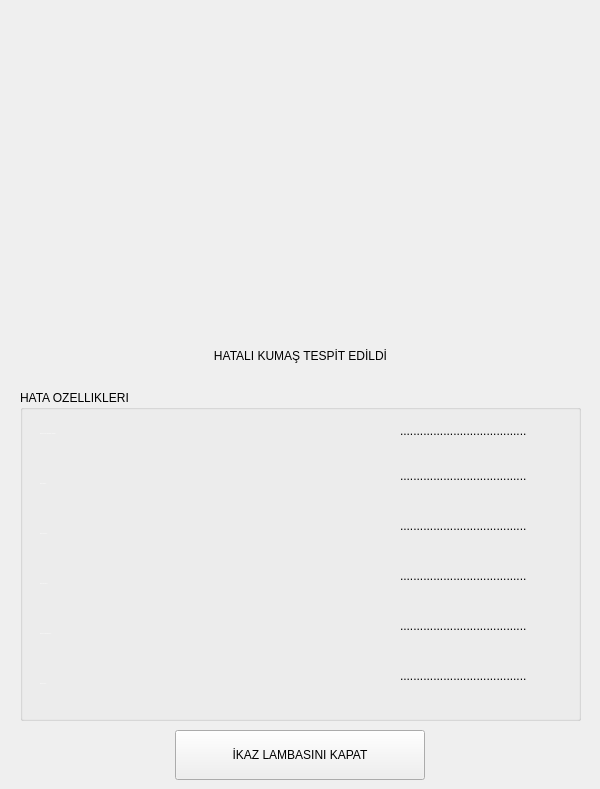
  <widget class="QWidget" name="centralwidget">
   <widget class="QLabel" name="Goster_Label">
    <property name="geometry">
     <rect>
      <x>150</x>
      <y>20</y>
      <width>300</width>
      <height>300</height>
     </rect>
    </property>
    <property name="styleSheet">
     <string notr="true"/>
    </property>
    <property name="text">
     <string/>
    </property>
   </widget>
   <widget class="QLabel" name="Isim_Label">
    <property name="geometry">
     <rect>
      <x>10</x>
      <y>330</y>
      <width>581</width>
      <height>51</height>
     </rect>
    </property>
    <property name="text">
     <string>HATALI KUMAŞ TESPİT EDİLDİ</string>
    </property>
    <property name="textFormat">
     <enum>Qt::PlainText</enum>
    </property>
    <property name="alignment">
     <set>Qt::AlignCenter</set>
    </property>
   </widget>
   <widget class="QGroupBox" name="groupBox">
    <property name="geometry">
     <rect>
      <x>20</x>
      <y>390</y>
      <width>561</width>
      <height>331</height>
     </rect>
    </property>
    <property name="title">
     <string>HATA OZELLIKLERI</string>
    </property>
    <widget class="QLabel" name="Sinif_Label">
     <property name="geometry">
      <rect>
       <x>380</x>
       <y>265</y>
       <width>161</width>
       <height>41</height>
      </rect>
     </property>
     <property name="text">
      <string>......................................</string>
     </property>
    </widget>
    <widget class="QLabel" name="label_9">
     <property name="geometry">
      <rect>
       <x>20</x>
       <y>175</y>
       <width>331</width>
       <height>37</height>
      </rect>
     </property>
     <property name="font">
      <font>
       <pointsize>-1</pointsize>
      </font>
     </property>
     <property name="styleSheet">
      <string notr="true">color:white;</string>
     </property>
     <property name="text">
      <string>Hata Alanı(mm2) :</string>
     </property>
    </widget>
    <widget class="QLabel" name="Alan_Label">
     <property name="geometry">
      <rect>
       <x>380</x>
       <y>165</y>
       <width>161</width>
       <height>41</height>
      </rect>
     </property>
     <property name="text">
      <string>......................................</string>
     </property>
    </widget>
    <widget class="QLabel" name="label_7">
     <property name="geometry">
      <rect>
       <x>20</x>
       <y>75</y>
       <width>331</width>
       <height>37</height>
      </rect>
     </property>
     <property name="font">
      <font>
       <pointsize>-1</pointsize>
      </font>
     </property>
     <property name="styleSheet">
      <string notr="true">color:white;</string>
     </property>
     <property name="text">
      <string>Hata Eni(mm) :</string>
     </property>
    </widget>
    <widget class="QLabel" name="Eni_Label">
     <property name="geometry">
      <rect>
       <x>380</x>
       <y>65</y>
       <width>161</width>
       <height>41</height>
      </rect>
     </property>
     <property name="text">
      <string>......................................</string>
     </property>
    </widget>
    <widget class="QLabel" name="label_10">
     <property name="geometry">
      <rect>
       <x>20</x>
       <y>225</y>
       <width>331</width>
       <height>37</height>
      </rect>
     </property>
     <property name="font">
      <font>
       <pointsize>-1</pointsize>
      </font>
     </property>
     <property name="styleSheet">
      <string notr="true">color:white;</string>
     </property>
     <property name="text">
      <string>Hatanın Geldiği Metre(m) :</string>
     </property>
    </widget>
    <widget class="QLabel" name="label_11">
     <property name="geometry">
      <rect>
       <x>20</x>
       <y>275</y>
       <width>331</width>
       <height>37</height>
      </rect>
     </property>
     <property name="font">
      <font>
       <pointsize>-1</pointsize>
      </font>
     </property>
     <property name="styleSheet">
      <string notr="true">color:white;</string>
     </property>
     <property name="text">
      <string>Hatanın Sınıfı :</string>
     </property>
    </widget>
    <widget class="QLabel" name="boyu_Label">
     <property name="geometry">
      <rect>
       <x>380</x>
       <y>115</y>
       <width>161</width>
       <height>41</height>
      </rect>
     </property>
     <property name="text">
      <string>......................................</string>
     </property>
    </widget>
    <widget class="QLabel" name="Metre_Label">
     <property name="geometry">
      <rect>
       <x>380</x>
       <y>215</y>
       <width>161</width>
       <height>41</height>
      </rect>
     </property>
     <property name="text">
      <string>......................................</string>
     </property>
    </widget>
    <widget class="QLabel" name="label_8">
     <property name="geometry">
      <rect>
       <x>20</x>
       <y>125</y>
       <width>331</width>
       <height>37</height>
      </rect>
     </property>
     <property name="font">
      <font>
       <pointsize>-1</pointsize>
      </font>
     </property>
     <property name="styleSheet">
      <string notr="true">color:white;</string>
     </property>
     <property name="text">
      <string>Hata Boyu(mm) :</string>
     </property>
    </widget>
    <widget class="QLabel" name="Duvar_Label">
     <property name="geometry">
      <rect>
       <x>380</x>
       <y>20</y>
       <width>161</width>
       <height>41</height>
      </rect>
     </property>
     <property name="text">
      <string>......................................</string>
     </property>
    </widget>
    <widget class="QLabel" name="label_6">
     <property name="geometry">
      <rect>
       <x>20</x>
       <y>25</y>
       <width>341</width>
       <height>37</height>
      </rect>
     </property>
     <property name="font">
      <font>
       <pointsize>-1</pointsize>
      </font>
     </property>
     <property name="styleSheet">
      <string notr="true">color:white;</string>
     </property>
     <property name="text">
      <string>Hatanın Duvar Tarafından Mesafesi :</string>
     </property>
    </widget>
   </widget>
   <widget class="QPushButton" name="Ikaz_kapat_pushButton">
    <property name="geometry">
     <rect>
      <x>175</x>
      <y>730</y>
      <width>250</width>
      <height>50</height>
     </rect>
    </property>
    <property name="text">
     <string>İKAZ LAMBASINI KAPAT</string>
    </property>
   </widget>
  </widget>
